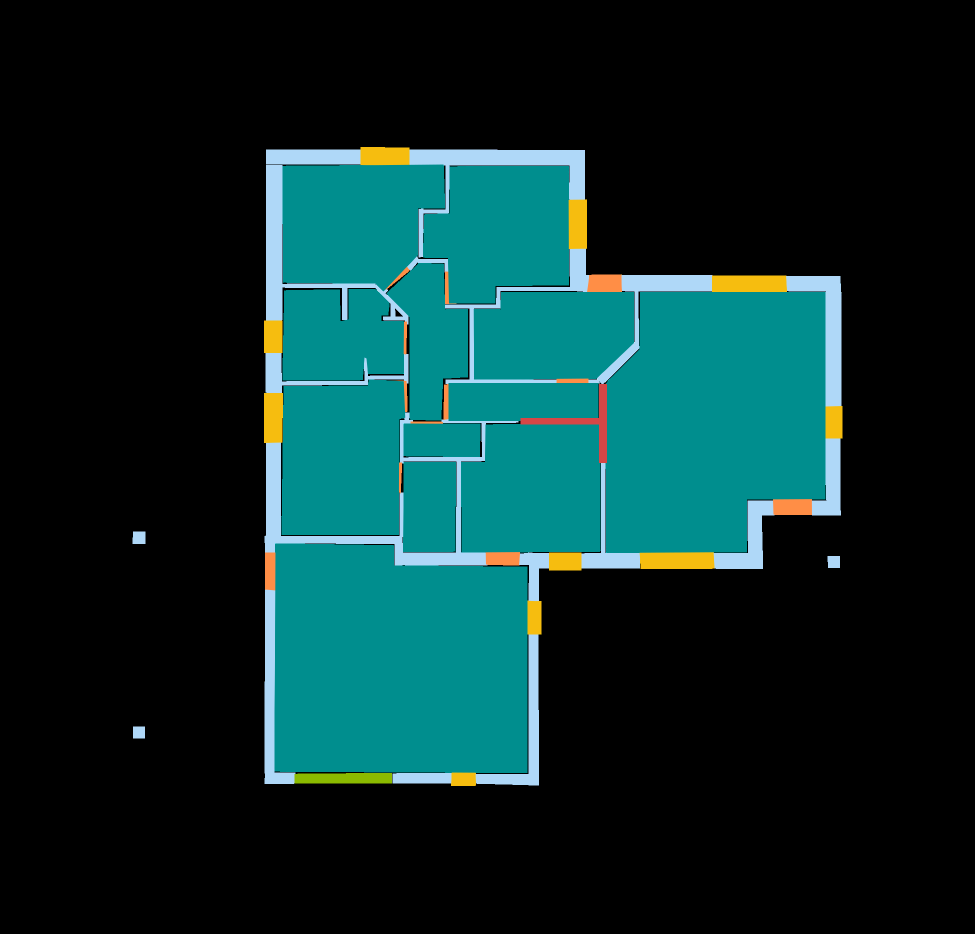
#> input picture dataset/masks/1 (2).png, 1950 x 1867 px (shown at 1/2 size)
$ python analyze_mask.py
#> lines starting #> are read from the running program, lines starting #| are printed output that depends on the picture; after the words box and inside, x2 and y2 are one past the last pixel; in counts of white or black regions, pixels touching at a corner belong together

import cv2
import numpy as np
import matplotlib.pyplot as plt
from pathlib import Path

BASE = Path(__file__).resolve().parent.parent

MASK_PATH = BASE / "dataset" / "masks" / "1 (2).png"
OUTPUT_DIR = BASE / "outputs" / "visualizations"

COLORS = [
    (0, 142, 142),
    (175, 216, 248),
    (246, 189, 15),
    (255, 142, 70),
    (214, 70, 70),
    (139, 186, 0)
]

OUTPUT_DIR.mkdir(parents=True, exist_ok=True)

mask = cv2.imread(str(MASK_PATH))
#> mask is the input picture: shape (1867, 1950, 3); mean B, G, R 43.1, 43.8, 9.6

if mask is None:
    raise FileNotFoundError(f"Mask not found: {MASK_PATH}")

mask = cv2.cvtColor(mask, cv2.COLOR_BGR2RGB)

fig, axes = plt.subplots(2, 3, figsize=(12, 8))

for ax, color in zip(axes.flat, COLORS):
    difference = np.abs(
        mask.astype(np.int16) -
        np.array(color, dtype=np.int16)
    )

    selected = np.all(difference <= 8, axis=2)

    ax.imshow(selected, cmap="gray")
    ax.set_title(f"RGB: {color}")
    ax.axis("off")
#> this loop made 6 passes
#> pass 1, `difference = np.abs( mask.astype(np.int16) - np.array(color, dtype=np...`:
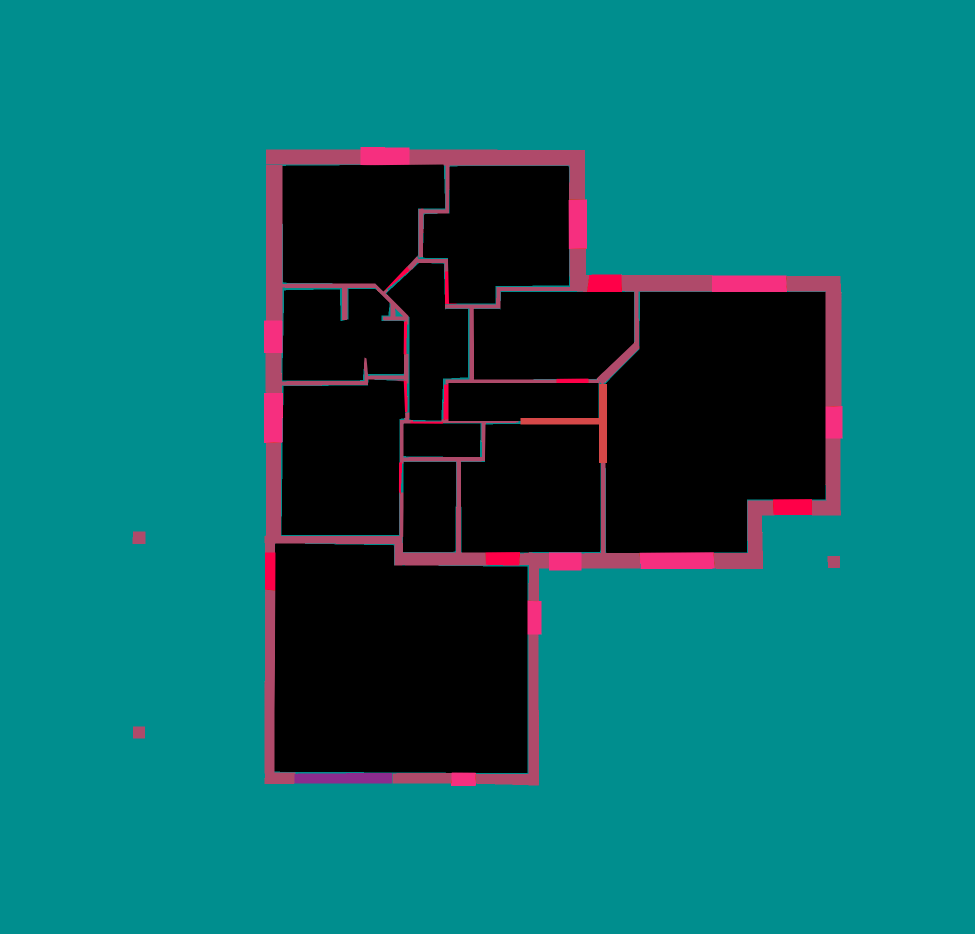
#> difference: shape (1867, 1950, 3) int16 (shown at 1/2 size); mean R, G, B 9.6, 104.4, 106.6
#> pass 1, `selected = np.all(difference <= 8, axis=2)`:
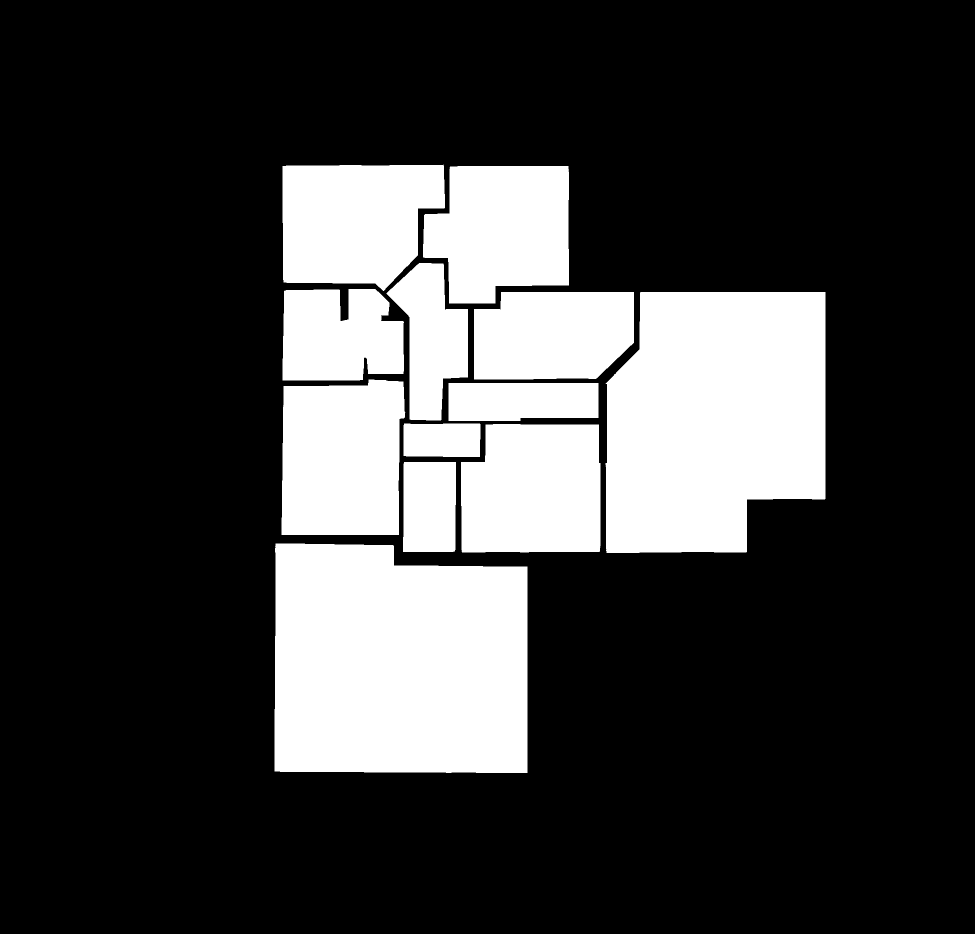
#> selected: shape (1867, 1950) bool (shown at 1/2 size); 23.7% white; 12 white regions, largest, box (x1, y1, x2, y2) and area: (549, 1087, 1055, 1546) 218792, (1211, 584, 1651, 1106) 201691, (563, 759, 811, 1070) 71051
#> pass 2, `difference = np.abs( mask.astype(np.int16) - np.array(color, dtype=np...`:
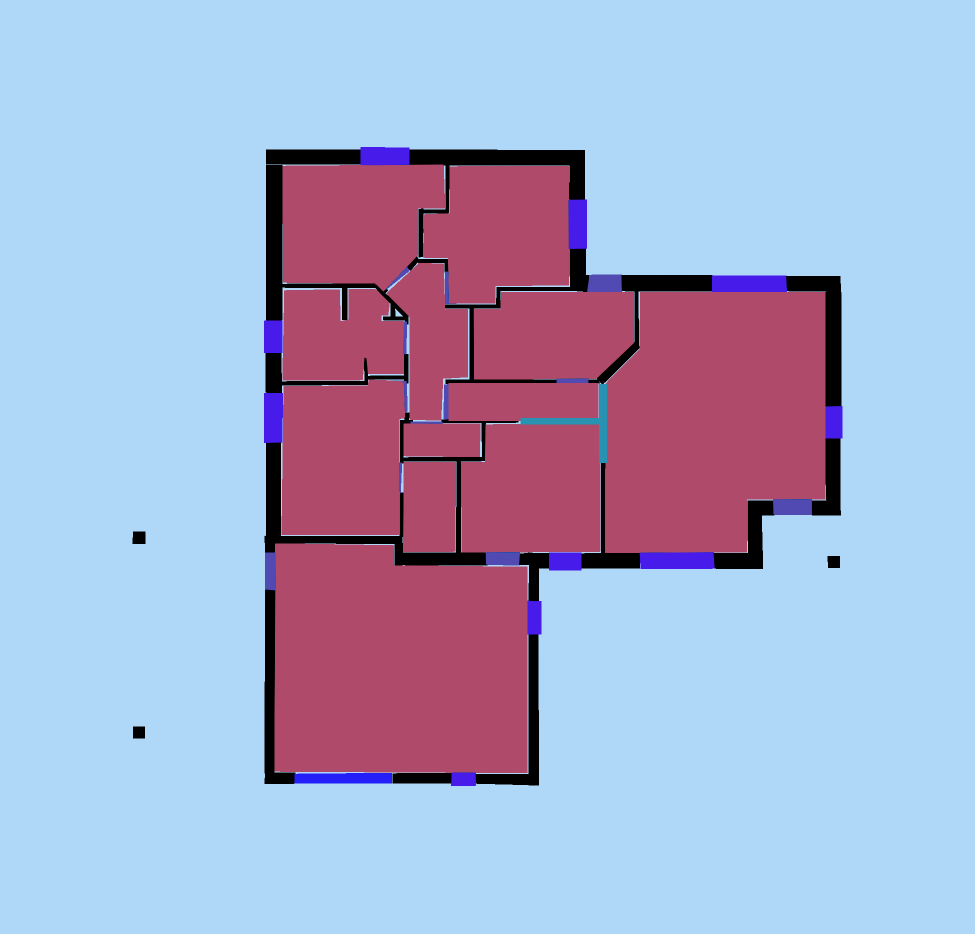
#> difference: shape (1867, 1950, 3) int16 (shown at 1/2 size); mean R, G, B 167.2, 172.2, 204.9
#> pass 2, `selected = np.all(difference <= 8, axis=2)`:
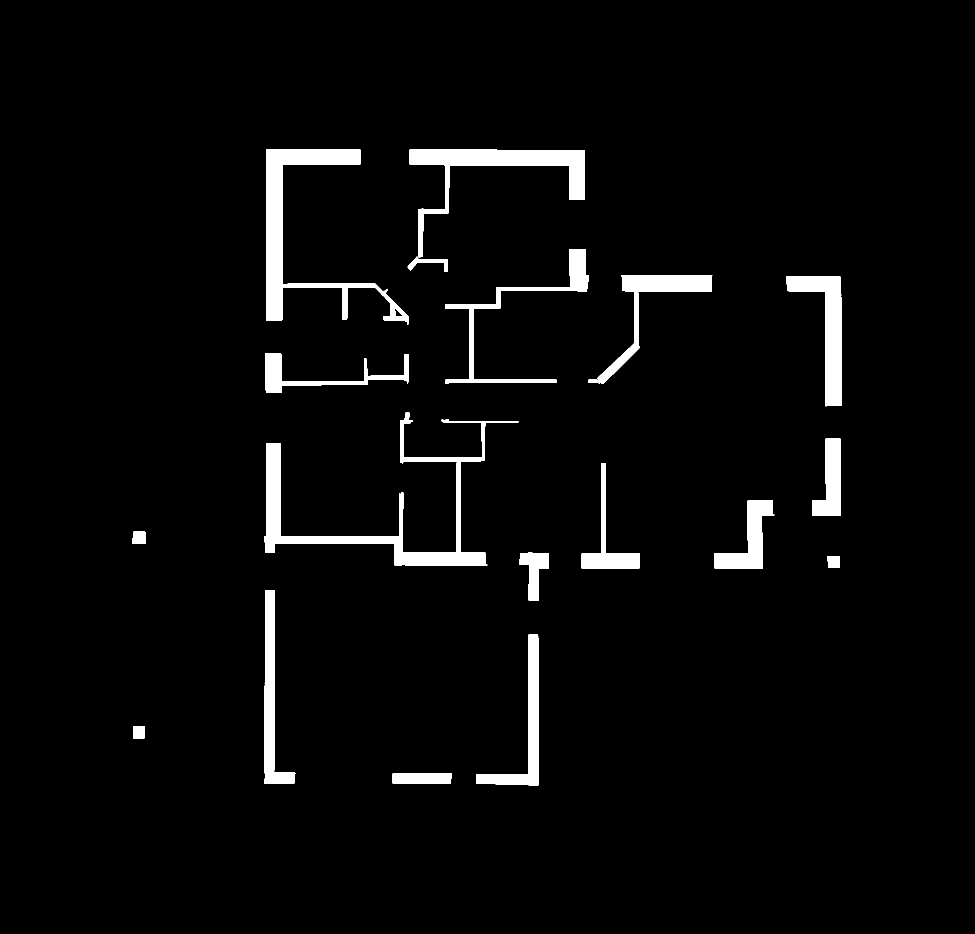
#> selected: shape (1867, 1950) bool (shown at 1/2 size); 3.6% white; 19 white regions, largest, box (x1, y1, x2, y2) and area: (529, 825, 1037, 1131) 20972, (819, 299, 1170, 515) 15040, (532, 330, 817, 649) 13931

plt.tight_layout()

output_path = OUTPUT_DIR / "mask_analysis.png"
plt.savefig(output_path, dpi=200, bbox_inches="tight")
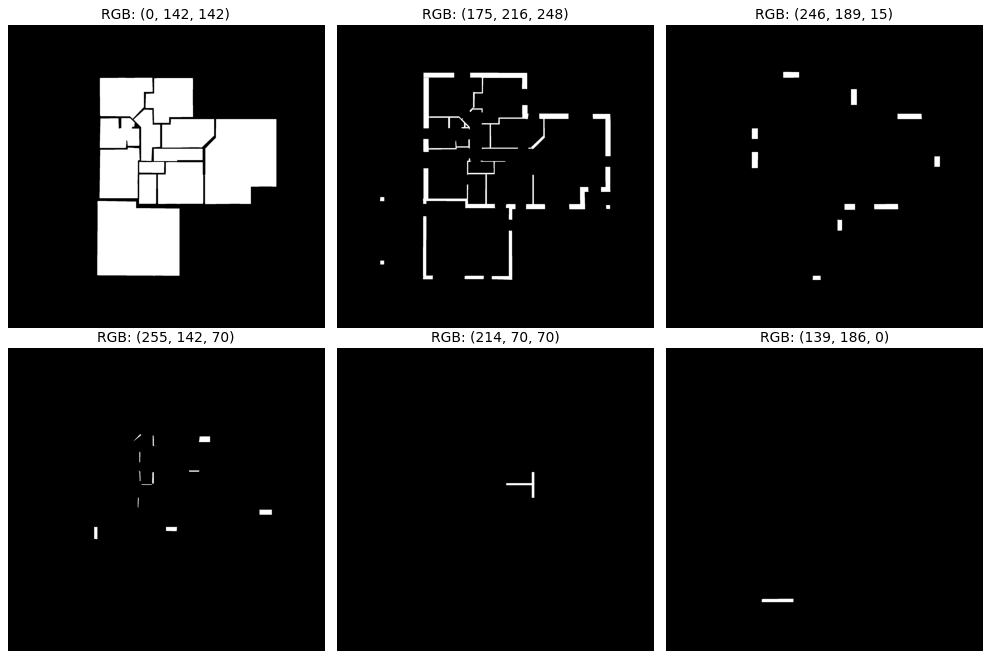
#> figure drawn by matplotlib, 6 panels
plt.show()
plt.close()

print(f"Saved: {output_path}")

$ run again, with dataset/masks/10 (2).png copied over dataset/masks/1 (2).png
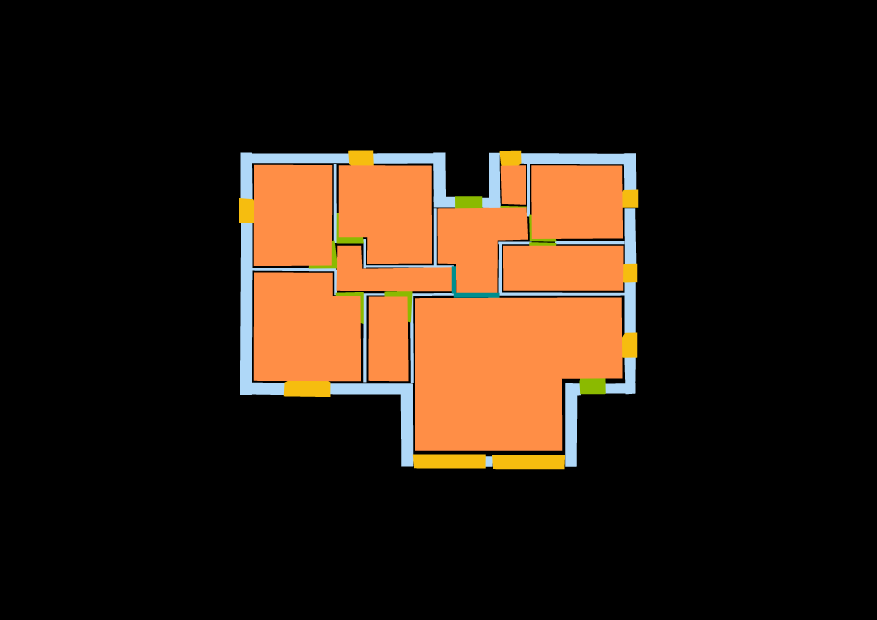
#> input picture dataset/masks/10 (2).png, 3508 x 2480 px (shown at 1/4 size)
#> mask is the input picture: shape (2480, 3508, 3); mean B, G, R 17.2, 29, 44.7
#> the loop `for ax, color in zip(axes.flat, COLORS):` made 6 passes
#> pass 1, `difference = np.abs( mask.astype(np.int16) - np.array(color, dtype=np...`:
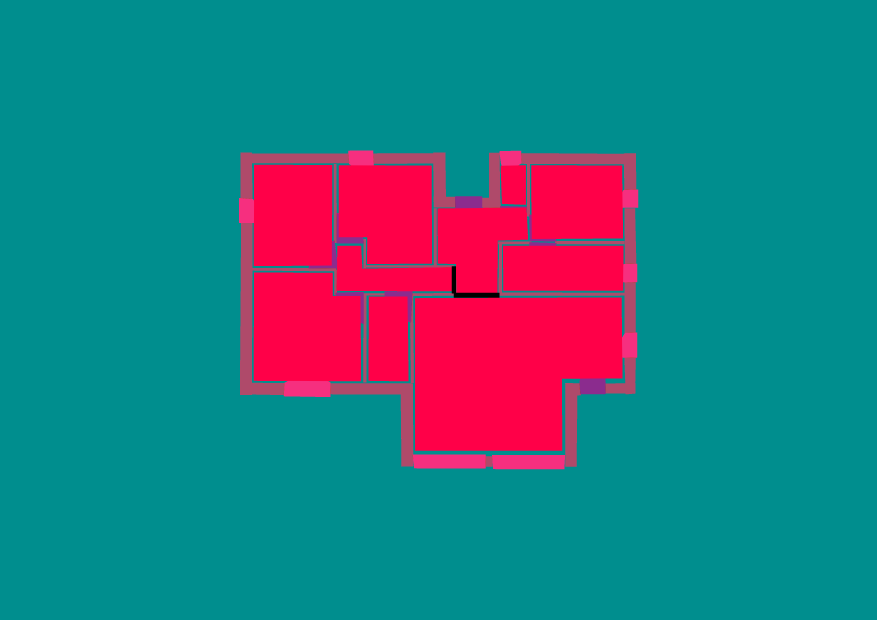
#> difference: shape (2480, 3508, 3) int16 (shown at 1/4 size); mean R, G, B 44.7, 118.1, 130.5
#> pass 2, `selected = np.all(difference <= 8, axis=2)`:
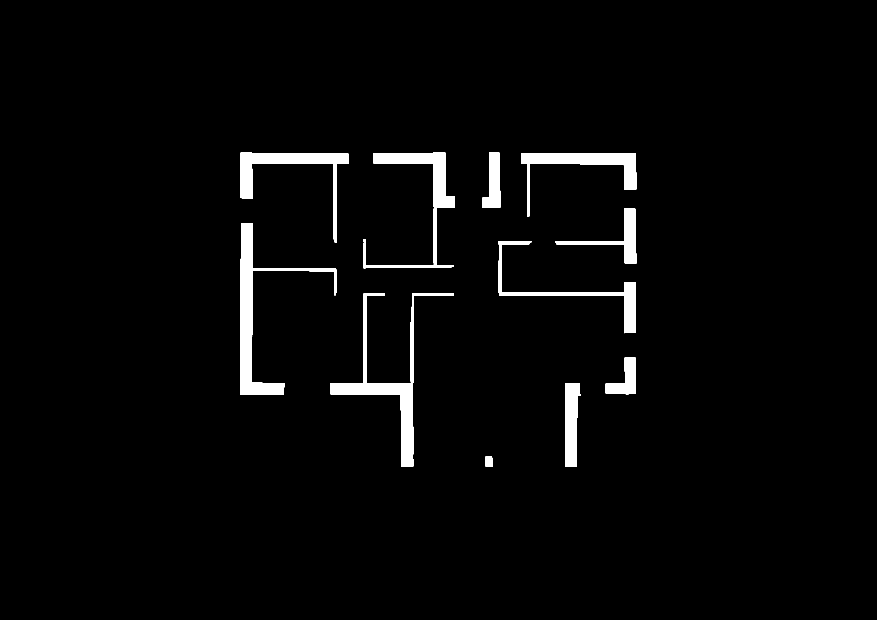
#> selected: shape (2480, 3508) bool (shown at 1/4 size); 2.7% white; 16 white regions, largest, box (x1, y1, x2, y2) and area: (960, 892, 1348, 1580) 43048, (1322, 1533, 1653, 1866) 28734, (2084, 613, 2545, 866) 26941
